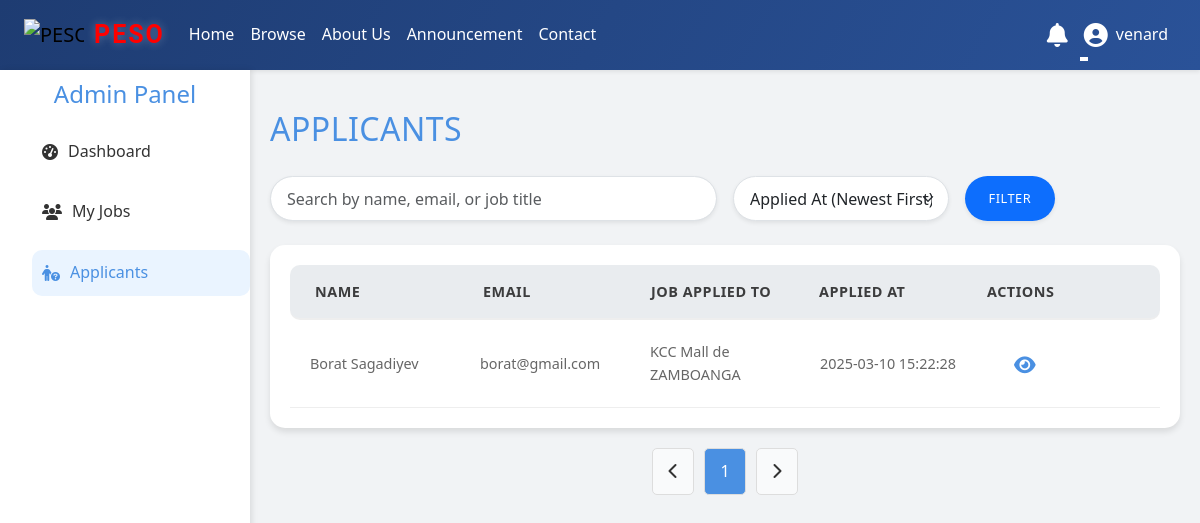
The page /employers/user_list.php (signed in) on the database as committed earlier.
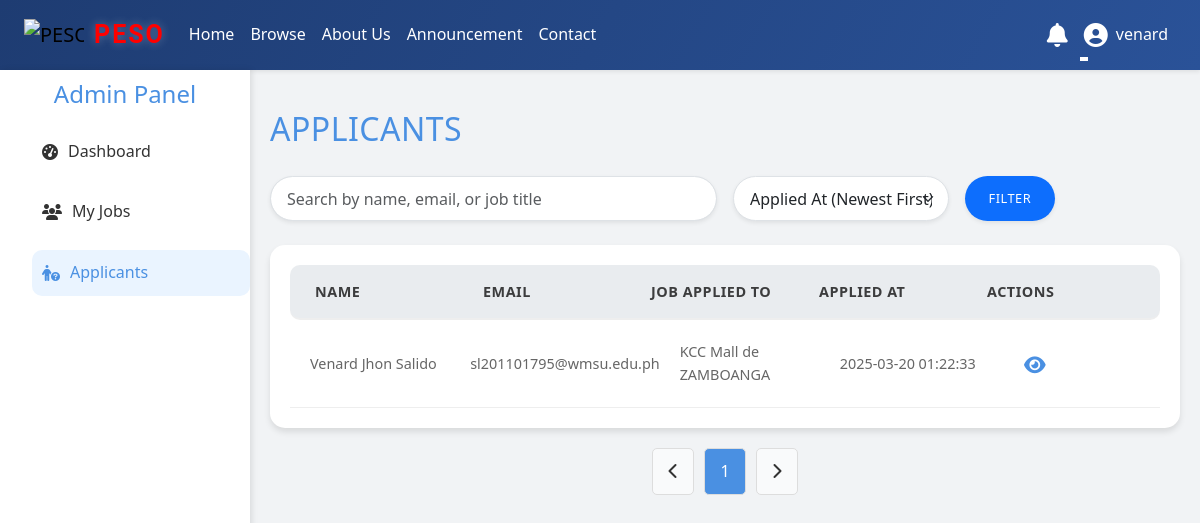
The same page on the database as committed later.
### tables this page shows
CREATE TABLE `applications` (
  `id` int(11) NOT NULL,
  `user_id` int(11) NOT NULL,
  `job_id` int(11) NOT NULL,
  `applied_at` timestamp NOT NULL DEFAULT current_timestamp(),
  `resume_file` varchar(255) DEFAULT NULL,
  `status` enum('pending','accepted','rejected','canceled') NOT NULL,
  `is_read` tinyint(1) DEFAULT 0,
  `status_updated_at` timestamp NOT NULL DEFAULT current_timestamp() ON UPDATE current_timestamp(),
  `dismissed` tinyint(1) DEFAULT 0,
  `remark` text DEFAULT NULL,
  `canceled_at` datetime DEFAULT NULL,
  `user_viewed` tinyint(1) DEFAULT 0,
  `action_taken_by` int(11) DEFAULT NULL
);

CREATE TABLE `users` (
  `id` int(11) NOT NULL,
  `email` varchar(100) NOT NULL,
  `password` varchar(255) NOT NULL,
  `role` enum('admin','user','employer') DEFAULT 'user',
  `created_at` timestamp NOT NULL DEFAULT current_timestamp(),
  `username` varchar(50) NOT NULL,
  `first_name` varchar(50) NOT NULL,
  `middle_name` varchar(50) DEFAULT NULL,
  `last_name` varchar(50) NOT NULL,
  `ext_name` varchar(10) DEFAULT NULL,
  `gender` enum('Male','Female','Non-Binary','LGBTQ+','Other') DEFAULT NULL,
  `birth_date` date DEFAULT NULL,
  `age` int(11) DEFAULT NULL,
  `phone_number` varchar(20) DEFAULT NULL,
  `place_of_birth` varchar(100) DEFAULT NULL,
  `civil_status` enum('Single','Married','Divorced','Widowed') DEFAULT NULL,
  `zip_code` varchar(10) DEFAULT NULL,
  `street_address` varchar(255) DEFAULT NULL,
  `barangay` varchar(100) DEFAULT NULL,
  `city` varchar(100) DEFAULT NULL,
  `uploaded_file` varchar(255) DEFAULT NULL,
  `caption` varchar(255) DEFAULT NULL,
  `linkedin_profile` varchar(255) DEFAULT NULL,
  `portfolio_url` varchar(255) DEFAULT NULL,
  `resume_file` varchar(255) DEFAULT NULL,
  `cover_photo` varchar(255) DEFAULT NULL,
  `verification_token` varchar(32) DEFAULT NULL,
  `is_verified` int(11) DEFAULT 0
);

CREATE TABLE `jobs` (
  `id` int(11) NOT NULL,
  `title` varchar(255) NOT NULL,
  `description` text NOT NULL,
  `thumbnail` varchar(255) DEFAULT NULL,
  `photo` varchar(255) DEFAULT NULL,
  `created_at` timestamp NOT NULL DEFAULT current_timestamp(),
  `category_id` int(11) NOT NULL,
  `location` varchar(255) DEFAULT NULL,
  `specific_location` varchar(255) DEFAULT NULL,
  `responsibilities` text NOT NULL,
  `requirements` text NOT NULL,
  `preferred_qualifications` text DEFAULT NULL,
  `status` enum('pending','approved','rejected') DEFAULT 'pending',
  `employer_id` int(11) NOT NULL,
  `remarks` text DEFAULT NULL
);

### employers/user_list.php (the view, shortened to what the changed rows need)
<?php
include '../includes/header.php';
include('../includes/sidebar_employer.php');
$employer_id = $_SESSION['user_id'];
$search = isset($_GET['search']) ? trim($_GET['search']) : '';
$sort_by = isset($_GET['sort_by']) ? $_GET['sort_by'] : 'applied_at_desc';
$sort_mapping = [
    'name_asc' => ['column' => 'u.first_name', 'order' => 'ASC'],
    'name_desc' => ['column' => 'u.first_name', 'order' => 'DESC'],
    'email_asc' => ['column' => 'u.email', 'order' => 'ASC'],
    'email_desc' => ['column' => 'u.email', 'order' => 'DESC'],
    'job_title_asc' => ['column' => 'j.title', 'order' => 'ASC'],
    'job_title_desc' => ['column' => 'j.title', 'order' => 'DESC'],
    'applied_at_asc' => ['column' => 'a.applied_at', 'order' => 'ASC'],
    'applied_at_desc' => ['column' => 'a.applied_at', 'order' => 'DESC'],
];
$sort_column = $sort_mapping[$sort_by]['column'];
$sort_order = $sort_mapping[$sort_by]['order'];
$limit = 10;
$page = isset($_GET['page']) ? max(1, (int)$_GET['page']) : 1;
$offset = ($page - 1) * $limit;
$search_param = '%' . $search . '%';
$applicant_query = "
    SELECT
        u.id AS user_id,
        u.first_name,
        u.last_name,
        u.email,
        j.title AS job_title,
        a.applied_at
    FROM applications a
    JOIN users u ON a.user_id = u.id
    JOIN jobs j ON a.job_id = j.id
    WHERE j.employer_id = ?
    AND (u.first_name LIKE ? OR u.last_name LIKE ? OR u.email LIKE ? OR j.title LIKE ?)
    ORDER BY $sort_column $sort_order
    LIMIT ?, ?
";
$stmt = $conn->prepare($applicant_query);
$stmt->bind_param('issssii', $employer_id, $search_param, $search_param, $search_param, $search_param, $offset, $limit);
$stmt->execute();
$applicant_result = $stmt->get_result();
$total_query = "
    SELECT COUNT(*) AS total
    FROM applications a
    JOIN users u ON a.user_id = u.id
    JOIN jobs j ON a.job_id = j.id
    WHERE j.employer_id = ?
    AND (u.first_name LIKE ? OR u.last_name LIKE ? OR u.email LIKE ? OR j.title LIKE ?)
";
$total_stmt = $conn->prepare($total_query);
$total_stmt->bind_param('issss', $employer_id, $search_param, $search_param, $search_param, $search_param);
$total_stmt->execute();
$total_result = $total_stmt->get_result();
$total_applicants = $total_result->fetch_assoc()['total'];
$total_pages = ceil($total_applicants / $limit);
?>
<!DOCTYPE html>
<html lang="en">
<head>
    <link href="https://cdnjs.cloudflare.com/ajax/libs/font-awesome/6.4.2/css/all.min.css" rel="stylesheet">
    <link rel="stylesheet" href="/JOB/assets/user_list_employer.css">
</head>
<body>
<div class="main-content" id="mainContent">
    <div class="header">
        <h1>Applicants</h1>
    </div>
    <div class="user-list">
        <?php while ($applicant = $applicant_result->fetch_assoc()): ?>
            <div class="user-item">
                <div><?= htmlspecialchars($applicant['first_name'] . ' ' . $applicant['last_name']) ?></div>
                <div><?= htmlspecialchars($applicant['email']) ?></div>
                <div><?= htmlspecialchars($applicant['job_title']) ?></div>
                <div><?= htmlspecialchars($applicant['applied_at']) ?></div>
                <div class="actions">
                    <button onclick="location.href='/JOB/pages/profile.php?id=<?= $applicant['user_id'] ?>'" class="btn btn-primary">
                        <i class="fas fa-eye"></i>
                    </button>
                </div>
            </div>
        <?php endwhile; ?>
    </div>
    <div class="pagination">
        <button onclick="location.href='?page=<?= max($page - 1, 1) ?>&search=<?= htmlspecialchars($search) ?>&sort_by=<?= htmlspecialchars($sort_by) ?>'" <?= $page <= 1 ? 'disabled' : '' ?>>
            <i class="fas fa-chevron-left"></i>
        </button>
        <?php for ($i = 1; $i <= $total_pages; $i++): ?>
            <button onclick="location.href='?page=<?= $i ?>&search=<?= htmlspecialchars($search) ?>&sort_by=<?= htmlspecialchars($sort_by) ?>'" <?= $i === $page ? 'class="active"' : '' ?>>
                <?= $i ?>
            </button>
        <?php endfor; ?>
        <button onclick="location.href='?page=<?= min($page + 1, $total_pages) ?>&search=<?= htmlspecialchars($search) ?>&sort_by=<?= htmlspecialchars($sort_by) ?>'" <?= $page >= $total_pages ? 'disabled' : '' ?>>
            <i class="fas fa-chevron-right"></i>
        </button>
    </div>
</div>
</body>
</html>

Rows that differ between the two databases and show on the page:
removed applications: user.last_name "Borat Sagadiyev", user.email "borat@gmail.com", job.title "KCC Mall de ZAMBOANGA", applied_at "2025-03-10 15:22:28"
added applications: user.last_name "Venard Jhon Salido", user.email "sl201101795@wmsu.edu.ph", job.title "KCC Mall de ZAMBOANGA", applied_at "2025-03-20 01:22:33"
